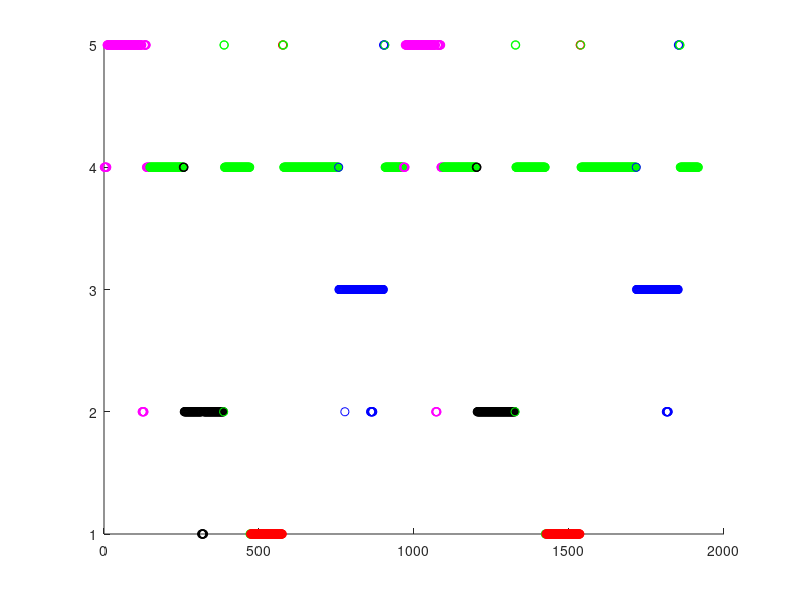

Recreate this plot in MATLAB.
%% LAB 10 - Exercise 1
clc; clear all; close all;

%% Alínea a)
load("IDOL_exp1.mat");
labels = Ytest1.label; % Labels on a test set
likehood = Ytest1.like;

%number of examples per class
classes = unique(labels);
class1 = sum(labels(:) == 1);
class2 = sum(labels(:) == 2);
class3 = sum(labels(:) == 3);
class4 = sum(labels(:) == 4);
class5 = sum(labels(:) == 5);

%% Alínea b)
% figure(1); cla; hold on
% gcolor = ['r','k','b','g','m'];
% for i=1:size(labels,1)
%     plot(i,labels(i),'o','Color',gcolor(labels(i)));
% end

%% Alínea c)
TP = zeros(1,5); FP = zeros(1,5);
FN = zeros(1,5); TN = zeros(1,5);
predicted = [];

for i=1:size(likehood,1)
    [~,idx] = max(likehood(i,:));
    predicted=[predicted;idx];
    if labels(i) == idx
        TP(idx) = TP(idx)+1;
    else
        FP(idx) = FP(idx)+1;
    end

    if (labels(i) == 1 && idx ~= 1)
        FN(1) = FN(1)+1;
    elseif (labels(i) == 2 && idx ~= 2)
        FN(2) = FN(2)+1;
    elseif (labels(i) == 3 && idx ~= 3)
        FN(3) = FN(3)+1;
    elseif (labels(i) == 4 && idx ~= 4)
        FN(4) = FN(4)+1;
    elseif (labels(i) == 5 && idx ~= 5)
        FN(5) = FN(5)+1;
    end

    if (labels(i) ~= 1 && idx ~= 1)
        TN(1) = TN(1)+1;
    end
    if (labels(i) ~= 2 && idx ~= 2)
        TN(2) = TN(2)+1;
    end
    if (labels(i) ~= 3 && idx ~= 3)
        TN(3) = TN(3)+1;
    end
    if (labels(i) ~= 4 && idx ~= 4)
        TN(4) = TN(4)+1;
    end
    if (labels(i) ~= 5 && idx ~= 5)
        TN(5) = TN(5)+1;
    end
end
count = size(classes,1);
TPR = TP./(TP+FN)
TNR = TN./(TN+FN)
Pre = TP./(TP+FP)
Recall = TP./(TP+FN)
Acc = sum(TP)/size(labels, 1)
BAcc = sum(TPR)/count
APrecision = sum(Pre)/size(Pre,2)
ARecall = sum(TPR)/size(TPR,2)

fprintf("TP1: %d TP2: %d TP3: %d TP4: %d TP5: %d\n",TP);
fprintf("FP1: %d FP2: %d FP3: %d FP4: %d FP5: %d\n",FP);

%% Alínea d)
% figure(2)
% confusionchart(labels,predicted)

%% Alínea e)
figure(3); cla; hold on
gcolor = ['r','k','b','g','m'];
for i=1:size(predicted,1)
    plot(i,predicted(i),'o','Color',gcolor(labels(i)));
end
